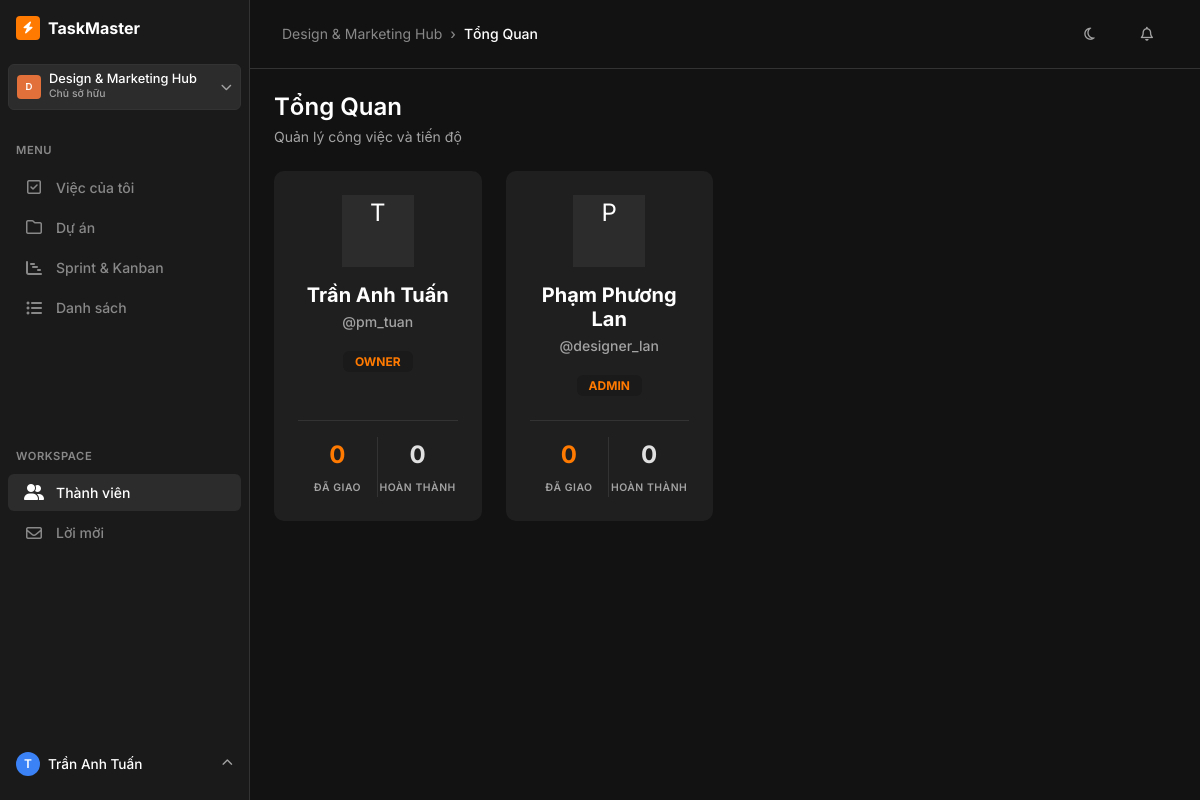
The app's page /members (signed in) with its own data.
### tables this page shows
CREATE TABLE users (
    id           TEXT PRIMARY KEY,                    -- UUID v7
    username     TEXT UNIQUE NOT NULL,
    email        TEXT UNIQUE NOT NULL,
    password_hash TEXT NOT NULL,
    fullname     TEXT NOT NULL,
    avatar_url   TEXT,
    is_active    INTEGER NOT NULL DEFAULT 1,          -- 1=active, 0=disabled
    created_at   TEXT NOT NULL,                       -- ISO-8601 UTC
    updated_at   TEXT NOT NULL
);

### app.py (the view)
@app.route('/members')
@login_required
def members():
    ws_id = session.get('workspace_id')
    conn = get_db_connection()
    members_list = conn.execute('''
        SELECT u.*,
               wm.role,
               wm.joined_at,
               COUNT(t.id)  AS assigned_tasks,
               SUM(CASE WHEN t.status = 'Completed' THEN 1 ELSE 0 END) AS completed_tasks
        FROM workspace_members wm
        JOIN users u ON wm.user_id = u.id
        LEFT JOIN tasks t ON u.id = t.assignee_id AND t.workspace_id = ?
        WHERE wm.workspace_id = ?
        GROUP BY u.id
        ORDER BY CASE wm.role
            WHEN 'Owner'  THEN 1 WHEN 'Admin'  THEN 2
            WHEN 'Member' THEN 3 WHEN 'Viewer' THEN 4 END
    ''', (ws_id, ws_id)).fetchall()
    conn.close()
    return render_template('members.html', members=members_list)

### app.py (called while the page is built)
def login_required(f):
    @functools.wraps(f)
    def decorated_function(*args, **kwargs):
        if 'user_id' not in session:
            flash('Vui lòng đăng nhập để sử dụng ứng dụng!', 'warning')
            return redirect(url_for('login', next=request.url))
        return f(*args, **kwargs)
    return decorated_function

@app.context_processor
def inject_user():
    return dict(
        current_user=session.get('fullname'),
        current_role=session.get('role'),           # role trong active workspace
        current_username=session.get('username'),
        current_user_id=session.get('user_id'),
        active_workspace_id=session.get('workspace_id'),
        active_workspace_name=session.get('workspace_name'),
        Role=Role,                                   # expose Role constants to Jinja2
    )

### database.py (called while the page is built)
def get_db_connection() -> sqlite3.Connection:
    conn = sqlite3.connect(DB_FILE)
    conn.row_factory = sqlite3.Row
    conn.execute("PRAGMA foreign_keys = ON")  # Enable FK enforcement
    conn.execute("PRAGMA journal_mode = WAL")  # Better concurrency
    return conn

### templates/members.html (shortened to what this page needs)
{% extends 'base.html' %}
{% block content %}
<div class="row g-4">
    {% for m in members %}
    <div class="col-md-6 col-lg-4 col-xl-3">
        <div class="card border-0 h-100 text-center" style="padding: 1.5rem;">
            <div class="card-body p-0 d-flex flex-column">
                <div class="avatar-circle mx-auto mb-3" style="width: 72px; height: 72px; font-size: 1.5rem; background-color: var(--secondary); color: var(--on-secondary);">
                    {{ m['fullname'][0] }}
                </div>
                <h5 class="fw-bold text-dark mb-1">{{ m['fullname'] }}</h5>
                <div class="text-muted small mb-3 fw-medium">@{{ m['username'] }}</div>
                <div class="mb-auto">
                    <span class="badge" style="background-color: var(--sidebar-bg); color: var(--primary); padding: 0.4em 1em;">
                        {{ m['role'] | upper }}
                    </span>
                </div>
                <div class="border-top pt-3 mt-4" style="border-color: var(--border-color) !important;">
                    <div class="row text-center g-0">
                        <div class="col-6 border-end" style="border-color: var(--border-color) !important;">
                            <div class="fw-bold fs-4" style="color: var(--primary);">{{ m['assigned_tasks'] or 0 }}</div>
                            <small class="text-muted fw-semibold text-uppercase" style="font-size: 0.65rem; letter-spacing: 0.05em;">Đã Giao</small>
                        </div>
                        <div class="col-6">
                            <div class="fw-bold fs-4" style="color: var(--accent);">{{ m['completed_tasks'] or 0 }}</div>
                            <small class="text-muted fw-semibold text-uppercase" style="font-size: 0.65rem; letter-spacing: 0.05em;">Hoàn Thành</small>
                        </div>
                    </div>
                </div>
            </div>
        </div>
    </div>
    {% else %}
    <div class="col-12 text-center text-muted py-5">
        <i class="fa-solid fa-users fa-3x mb-3 text-light"></i>
        <p class="mb-0 fw-medium">Chưa có thành viên nào trong workspace này.</p>
    </div>
    {% endfor %}
</div>
{% endblock %}

### templates/base.html (shortened to what this page needs)
<!DOCTYPE html>
<html lang="vi">
<head>
    <link href="https://cdn.jsdelivr.net/npm/bootstrap@5.3.2/dist/css/bootstrap.min.css" rel="stylesheet">
    <link href="https://cdnjs.cloudflare.com/ajax/libs/font-awesome/6.4.2/css/all.min.css" rel="stylesheet">
    <link href="{{ url_for('static', filename='css/style.css') }}" rel="stylesheet">
</head>
<body>
    <div class="d-flex">
        {% if session.get('user_id') %}
        <aside class="sidebar">
            <div class="sidebar-header">
                <a href="{{ url_for('dashboard') }}" class="d-flex align-items-center text-decoration-none">
                    <div class="avatar-square me-2" style="background-color: var(--primary);">
                        <i class="fa-solid fa-bolt"></i>
                    </div>
                    <div>
                        <span class="fw-bold text-white fs-6">TaskMaster</span>
                    </div>
                </a>
            </div>
            {% if active_workspace_name %}
            <div class="px-2 mb-3">
                <div class="dropdown">
                    <button class="btn btn-primary w-100 text-start d-flex justify-content-between align-items-center"
                            data-bs-toggle="dropdown" aria-expanded="false" style="padding: 0.5rem;">
                        <div class="d-flex align-items-center gap-2">
                            <div class="avatar-square" style="background-color: #E2703A; font-size: 0.6rem;">
                                {{ active_workspace_name[0] | upper }}
                            </div>
                            <div class="d-flex flex-column">
                                <span class="fw-medium text-white" style="font-size: 0.8rem; line-height: 1;">{{ active_workspace_name }}</span>
                                <span class="text-muted" style="font-size: 0.65rem;">Chủ sở hữu</span>
                            </div>
                        </div>
                        <i class="fa-solid fa-chevron-down text-muted" style="font-size: 0.7rem;"></i>
                    </button>
                </div>
            </div>
            {% endif %}
            <div class="nav-section-title">Menu</div>
            <ul class="nav flex-column mb-auto">
                <li class="nav-item">
                    <a href="{{ url_for('dashboard') }}" class="nav-link {% if request.endpoint == 'dashboard' %}active{% endif %}">
                        <i class="fa-regular fa-square-check"></i> Việc của tôi
                    </a>
                </li>
                <li>
                    <a href="{{ url_for('projects') }}" class="nav-link {% if request.endpoint == 'projects' %}active{% endif %}">
                        <i class="fa-regular fa-folder"></i> Dự án
                    </a>
                </li>
                <li>
                    <a href="{{ url_for('kanban') }}" class="nav-link {% if request.endpoint == 'kanban' %}active{% endif %}">
                        <i class="fa-solid fa-chart-gantt"></i> Sprint & Kanban
                    </a>
                </li>
                <li>
                    <a href="{{ url_for('tasks') }}" class="nav-link {% if request.endpoint in ['tasks', 'task_detail'] %}active{% endif %}">
                        <i class="fa-solid fa-list-ul"></i> Danh sách
                    </a>
                </li>
            </ul>
            <div class="nav-section-title mt-2">Workspace</div>
            <ul class="nav flex-column mb-auto">
                <li>
                    <a href="{{ url_for('members') }}" class="nav-link {% if request.endpoint == 'members' %}active{% endif %}">
                        <i class="fa-solid fa-user-group"></i> Thành viên
                    </a>
                </li>
                <li>
                    <a href="{{ url_for('invitations') }}" class="nav-link {% if request.endpoint == 'invitations' %}active{% endif %}">
                        <i class="fa-regular fa-envelope"></i> Lời mời
                    </a>
                </li>
            </ul>
            <div class="mt-auto px-2">
                <div class="dropdown">
                    <a href="#" class="d-flex align-items-center text-decoration-none p-2 rounded" data-bs-toggle="dropdown" style="transition: var(--transition-snappy);">
                        <div class="avatar-square me-2" style="background-color: var(--info); border-radius: 50%;">
                            {{ current_user[0] | upper if current_user else 'U' }}
                        </div>
                        <div class="d-flex flex-column">
                            <span class="fw-medium text-white" style="font-size: 0.85rem;">{{ current_user }}</span>
                        </div>
                        <i class="fa-solid fa-chevron-up text-muted ms-auto" style="font-size: 0.7rem;"></i>
                    </a>
                </div>
            </div>
        </aside>
        {% endif %}
        <div class="main-wrapper">
            {% if session.get('user_id') %}
            <header class="top-navbar d-flex justify-content-between align-items-center">
                <div class="d-flex align-items-center gap-2">
                    <nav aria-label="breadcrumb">
                        <ol class="breadcrumb">
                            <li class="breadcrumb-item"><a href="#">{{ active_workspace_name or 'Workspace' }}</a></li>
                            <li class="breadcrumb-item active" aria-current="page">{% block breadcrumb_current %}Tổng Quan{% endblock %}</li>
                        </ol>
                    </nav>
                </div>
                <div class="d-flex align-items-center gap-3">
                    <button class="btn btn-sm btn-link text-muted text-decoration-none"><i class="fa-regular fa-moon"></i></button>
                    <button class="btn btn-sm btn-link text-muted text-decoration-none"><i class="fa-regular fa-bell"></i></button>
                </div>
            </header>
            {% endif %}
            <div class="container-fluid p-4">
                <div class="toast-container position-fixed top-0 end-0 p-3 mt-5" style="z-index: 1055;">
                </div>
                <div class="mb-4 d-flex justify-content-between align-items-end">
                    <div>
                        <h4 class="mb-1">{% block page_title %}Tổng Quan{% endblock %}</h4>
                        <p class="text-muted small mb-0">{% block page_subtitle %}Quản lý công việc và tiến độ{% endblock %}</p>
                    </div>
                </div>
                {% block content %}{% endblock %}
            </div>
        </div>
    </div>
</body>
</html>

### static/css/style.css (style rules this page uses)
:root { --bg-base: #121212; --sidebar-bg: #1A1A1A; --card-bg: #1F1F1F; --card-hover: #262626; --fg-base: #E0E0E0; --fg-muted: #888888; --fg-heading: #FFFFFF; --primary: #FF7A00; --primary-hover: #E06B00; --primary-bg: rgba(255, 122, 0, 0.1); --secondary: #2C2C2C; --on-secondary: #FFFFFF; --border-color: #333333; --border-hover: #444444; --success: #22C55E; --warning: #F59E0B; --danger: #EF4444; --info: #3B82F6; --font-sans: 'Inter', -apple-system, BlinkMacSystemFont, "Segoe UI", Roboto, sans-serif; --radius-sm: 6px; --radius-md: 10px; --radius-lg: 14px; --radius-xl: 20px; --radius-full: 9999px; --shadow-sm: 0 1px 2px rgba(0, 0, 0, 0.5); --shadow-md: 0 4px 12px rgba(0, 0, 0, 0.3); --transition-snappy: all 0.2s cubic-bezier(0.2, 0.8, 0.2, 1); }
body { font-family: var(--font-sans); background-color: var(--bg-base); color: var(--fg-base); min-height: 100vh; -webkit-font-smoothing: antialiased; -moz-osx-font-smoothing: grayscale; }
.sidebar { width: 250px; background-color: var(--sidebar-bg); border-right: 1px solid var(--border-color); color: var(--fg-base); min-height: 100vh; display: flex; flex-direction: column; padding: 1rem 0; }
.sidebar-header { padding: 0 1rem 1.5rem 1rem; }
.nav-section-title { font-size: 0.7rem; font-weight: 600; color: var(--fg-muted); text-transform: uppercase; letter-spacing: 0.05em; padding: 1rem 1rem 0.5rem 1rem; }
.sidebar .nav-link { color: var(--fg-muted); padding: 0.5rem 1rem; font-size: 0.875rem; font-weight: 500; display: flex; align-items: center; gap: 0.75rem; transition: var(--transition-snappy); border-radius: var(--radius-sm); margin: 0.1rem 0.5rem; }
.sidebar .nav-link.active { color: var(--fg-heading); background-color: var(--secondary); }
.sidebar .nav-link i { font-size: 1rem; width: 20px; text-align: center; }
.main-wrapper { flex: 1; display: flex; flex-direction: column; overflow-x: hidden; }
.top-navbar { background-color: transparent; padding: 1rem 2rem; border-bottom: 1px solid var(--border-color); }
.breadcrumb { margin-bottom: 0; font-size: 0.875rem; }
.breadcrumb-item a { color: var(--fg-muted); text-decoration: none; transition: var(--transition-snappy); }
.breadcrumb-item.active { color: var(--fg-heading); font-weight: 500; }
.breadcrumb-item + .breadcrumb-item::before { content: "›"; color: var(--fg-muted); }
.card { background-color: var(--card-bg); color: var(--fg-base); border: 1px solid var(--border-color); border-radius: var(--radius-md); box-shadow: none; transition: var(--transition-snappy); }
h1, h2, h3, h4, h5, h6 { color: var(--fg-heading); font-weight: 600; }
.btn { border-radius: var(--radius-sm); font-weight: 500; font-size: 0.875rem; padding: 0.4rem 0.875rem; transition: var(--transition-snappy); }
.btn-primary { background-color: var(--secondary); border-color: var(--border-color); color: var(--fg-heading); }
.avatar-square { width: 24px; height: 24px; border-radius: 4px; background-color: var(--primary); color: #fff; display: inline-flex; align-items: center; justify-content: center; font-size: 0.75rem; font-weight: 600; }
.text-muted { color: #A3A3A3 !important; }
.text-dark { color: #FFFFFF !important; }
.border-top, .border-bottom, .border-start, .border-end { border-color: var(--border-color) !important; }

### records on screen
users: fullname "Trần Anh Tuấn", fullname "T", username "pm_tuan", role "OWNER", m "0"
users: fullname "P", fullname "Phạm Phương Lan", username "designer_lan", role "ADMIN", m "0"

### other values on screen
{{ active_workspace_name[0] | upper }} "D"
{{ active_workspace_name }} "Design & Marketing Hub"
{{ current_user[0] | upper if current_user else 'U' }} "T"
{{ active_workspace_name or 'Workspace' }} "Design & Marketing Hub"
